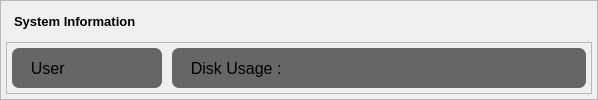
           <widget class="QFrame" name="frame_appSysInfo">
            <property name="minimumSize">
             <size>
              <width>598</width>
              <height>100</height>
             </size>
            </property>
            <property name="styleSheet">
             <string notr="true">QPushButton {
	background-color: #666666;
	border-radius: 7px;
	text-align: left;
	padding-left: 10px;
	padding-right: 10px;
}
QLabel {
	padding-left: 5px;
}</string>
            </property>
            <property name="frameShape">
             <enum>QFrame::StyledPanel</enum>
            </property>
            <property name="frameShadow">
             <enum>QFrame::Raised</enum>
            </property>
            <layout class="QVBoxLayout" name="verticalLayout_4">
             <property name="leftMargin">
              <number>5</number>
             </property>
             <property name="topMargin">
              <number>5</number>
             </property>
             <property name="rightMargin">
              <number>5</number>
             </property>
             <property name="bottomMargin">
              <number>5</number>
             </property>
             <item>
              <widget class="QLabel" name="lbl_SysInfo_Title">
               <property name="minimumSize">
                <size>
                 <width>0</width>
                 <height>30</height>
                </size>
               </property>
               <property name="font">
                <font>
                 <pointsize>10</pointsize>
                 <bold>true</bold>
                </font>
               </property>
               <property name="styleSheet">
                <string notr="true"/>
               </property>
               <property name="text">
                <string>System Information</string>
               </property>
               <property name="margin">
                <number>0</number>
               </property>
              </widget>
             </item>
             <item>
              <widget class="QFrame" name="frame_SysInfo_Viewer">
               <property name="minimumSize">
                <size>
                 <width>0</width>
                 <height>50</height>
                </size>
               </property>
               <property name="frameShape">
                <enum>QFrame::StyledPanel</enum>
               </property>
               <property name="frameShadow">
                <enum>QFrame::Raised</enum>
               </property>
               <layout class="QHBoxLayout" name="horizontalLayout_2">
                <property name="spacing">
                 <number>10</number>
                </property>
                <property name="leftMargin">
                 <number>5</number>
                </property>
                <property name="topMargin">
                 <number>5</number>
                </property>
                <property name="rightMargin">
                 <number>5</number>
                </property>
                <property name="bottomMargin">
                 <number>5</number>
                </property>
                <item>
                 <widget class="QPushButton" name="btn_SysInfo_InfoUsername">
                  <property name="minimumSize">
                   <size>
                    <width>0</width>
                    <height>40</height>
                   </size>
                  </property>
                  <property name="maximumSize">
                   <size>
                    <width>150</width>
                    <height>16777215</height>
                   </size>
                  </property>
                  <property name="font">
                   <font>
                    <pointsize>12</pointsize>
                    <bold>false</bold>
                   </font>
                  </property>
                  <property name="text">
                   <string>  User</string>
                  </property>
                  <property name="icon">
                   <iconset resource="resources/qt_resource.qrc">
                    <normaloff>:/icons/icons/icon-person_blue.png</normaloff>:/icons/icons/icon-person_blue.png</iconset>
                  </property>
                  <property name="iconSize">
                   <size>
                    <width>30</width>
                    <height>30</height>
                   </size>
                  </property>
                 </widget>
                </item>
                <item>
                 <widget class="QPushButton" name="btn_SysInfo_InfoDiskUsage">
                  <property name="minimumSize">
                   <size>
                    <width>0</width>
                    <height>40</height>
                   </size>
                  </property>
                  <property name="font">
                   <font>
                    <pointsize>12</pointsize>
                   </font>
                  </property>
                  <property name="text">
                   <string>  Disk Usage : </string>
                  </property>
                  <property name="icon">
                   <iconset resource="resources/qt_resource.qrc">
                    <normaloff>:/icons/icons/icon-pie_chart_blue.png</normaloff>:/icons/icons/icon-pie_chart_blue.png</iconset>
                  </property>
                  <property name="iconSize">
                   <size>
                    <width>30</width>
                    <height>30</height>
                   </size>
                  </property>
                 </widget>
                </item>
               </layout>
              </widget>
             </item>
            </layout>
           </widget>
